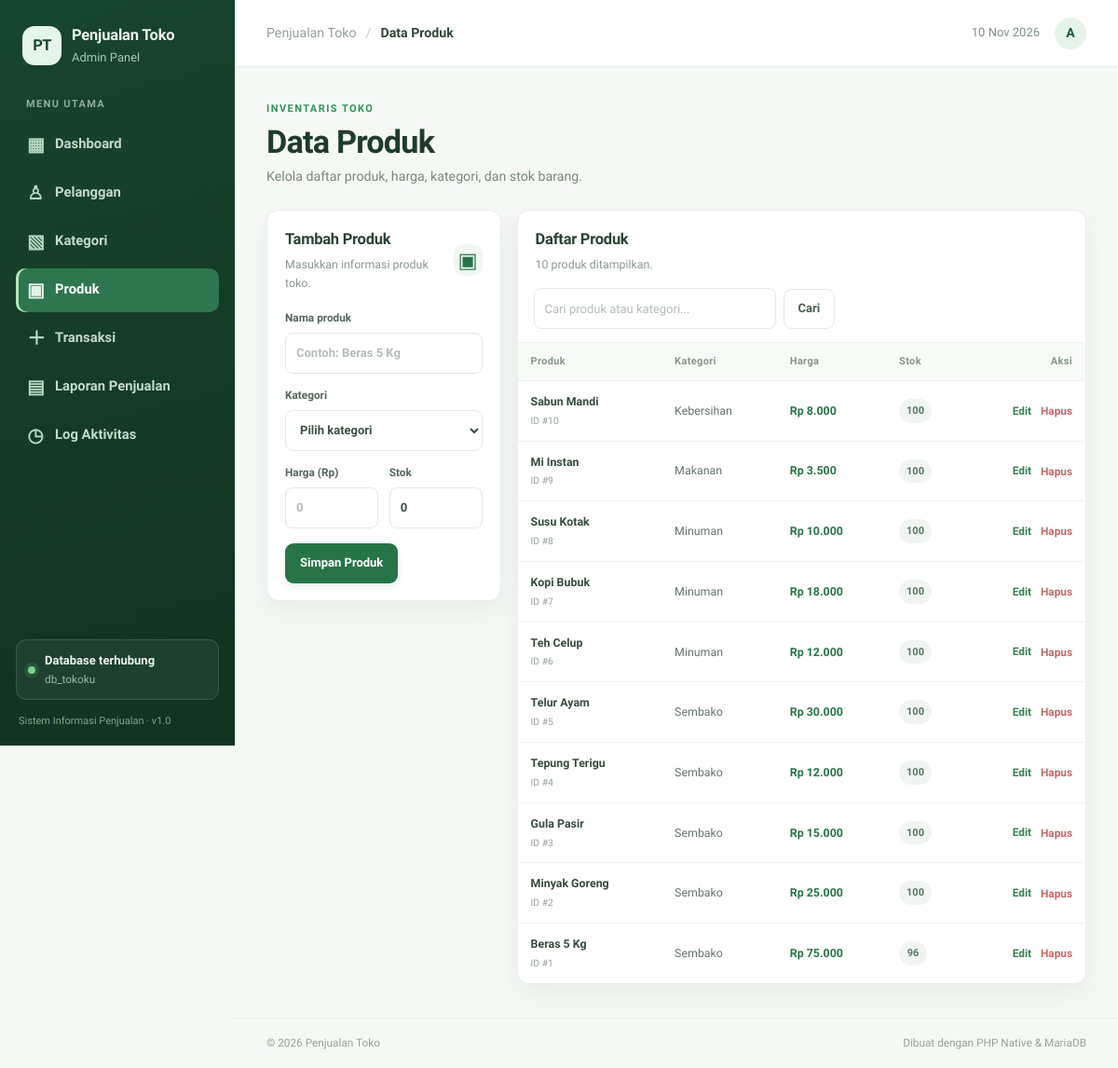
The page /index.php?page=produk on the database its author committed.
### tables this page shows
CREATE TABLE `tbl_produk` (
  `id_produk` int(11) NOT NULL,
  `id_kategori` int(11) NOT NULL,
  `nama_produk` varchar(100) NOT NULL,
  `harga` decimal(12,2) NOT NULL,
  `stok` int(11) NOT NULL DEFAULT 0
);

CREATE TABLE `tbl_kategori` (
  `id_kategori` int(11) NOT NULL,
  `nama_kategori` varchar(100) NOT NULL
);

### index.php (called while the page is built, shortened)
<?php
require __DIR__ . '/includes/helpers.php';
$page = $_GET['page'] ?? 'dashboard';
require __DIR__ . '/includes/header.php';
$pageFile = __DIR__ . '/pages/' . $page . '.php';
require $pageFile;
require __DIR__ . '/includes/footer.php';

### includes/helpers.php (called while the page is built, shortened)
<?php
function e(mixed $value): string
{
    return htmlspecialchars((string)($value ?? ''), ENT_QUOTES, 'UTF-8');
}
function rupiah(mixed $value): string
{
    return 'Rp ' . number_format((float)$value, 0, ',', '.');
}

### pages/produk.php (the view, shortened to what this page needs)
<?php
$editProduct = null;
$categories = $pdo->query('SELECT id_kategori, nama_kategori FROM tbl_kategori ORDER BY nama_kategori')->fetchAll();
$search = trim((string)($_GET['q'] ?? ''));
$sql = 'SELECT p.*, k.nama_kategori FROM tbl_produk p JOIN tbl_kategori k ON k.id_kategori = p.id_kategori';
if ($search !== '') {
    $stmt = $pdo->prepare($sql . ' WHERE p.nama_produk LIKE ? OR k.nama_kategori LIKE ? ORDER BY p.id_produk DESC');
    $term = '%' . $search . '%';
    $stmt->execute([$term, $term]);
    $products = $stmt->fetchAll();
} else {
    $products = $pdo->query($sql . ' ORDER BY p.id_produk DESC')->fetchAll();
}
?>
<section class="page-heading"><div><span class="eyebrow">INVENTARIS TOKO</span><h1>Data Produk</h1><p>Kelola daftar produk, harga, kategori, dan stok barang.</p></div></section>
<section class="content-grid content-grid-form">
    <div class="panel form-panel"><div class="panel-heading"><div><h2><?= $editProduct ? 'Edit Produk' : 'Tambah Produk' ?></h2><p>Masukkan informasi produk toko.</p></div><span class="panel-icon">▣</span></div>
        <?php if (!$categories): ?><div class="notice-box">Buat kategori terlebih dahulu sebelum menambahkan produk.</div><?php else: ?>
        <form method="post" class="stack-form">
            <label>Nama produk<input type="text" name="nama_produk" maxlength="100" value="<?= e($editProduct['nama_produk'] ?? '') ?>" placeholder="Contoh: Beras 5 Kg" required></label>
            <label>Kategori<select name="id_kategori" required><option value="">Pilih kategori</option></select></label>
            <div class="form-row"><label>Harga (Rp)<input type="number" name="harga" min="0" step="0.01" value="<?= e($editProduct['harga'] ?? '') ?>" placeholder="0" required></label><label>Stok<input type="number" name="stok" min="0" step="1" value="<?= e($editProduct['stok'] ?? '0') ?>" required></label></div>
            <div class="form-actions"><button class="button button-primary" type="submit"><?= $editProduct ? 'Simpan Perubahan' : 'Simpan Produk' ?></button></div>
        </form><?php endif; ?>
    </div>
    <div class="panel panel-table"><div class="panel-heading"><div><h2>Daftar Produk</h2><p><?= count($products) ?> produk ditampilkan.</p></div></div>
        <form class="search-form" method="get"><input type="search" name="q" value="<?= e($search) ?>" placeholder="Cari produk atau kategori..."><button class="button button-light" type="submit">Cari</button></form>
        <div class="table-wrap"><table><thead><tr><th>Produk</th><th>Kategori</th><th>Harga</th><th>Stok</th><th class="text-right">Aksi</th></tr></thead><tbody>
        <?php foreach ($products as $product): ?><tr><td><div class="cell-title"><?= e($product['nama_produk']) ?></div><small class="muted">ID #<?= e($product['id_produk']) ?></small></td><td><?= e($product['nama_kategori']) ?></td><td class="amount"><?= e(rupiah($product['harga'])) ?></td><td><span class="stock-pill <?= (int)$product['stok'] <= 5 ? 'stock-low' : '' ?>"><?= number_format((int)$product['stok']) ?></span></td><td class="text-right"><div class="action-group"><a class="action-link" href="index.php?page=produk&edit=<?= e($product['id_produk']) ?>">Edit</a><form method="post" class="inline-form" data-confirm="Hapus produk ini? Produk yang sudah dipakai pada transaksi mungkin tidak dapat dihapus."><input type="hidden" name="csrf_token" value="<?= e(csrf_token()) ?>"><input type="hidden" name="action" value="product_delete"><input type="hidden" name="id_produk" value="<?= e($product['id_produk']) ?>"><button class="action-link danger-link" type="submit">Hapus</button></form></div></td></tr><?php endforeach; ?>
        </tbody></table></div>
    </div>
</section>

### rows shown on the page
tbl_produk: nama_produk "Sabun Mandi", id_produk "10", id_kategori.nama_kategori "Kebersihan", harga "Rp 8.000", stok "100"
tbl_produk: nama_produk "Mi Instan", id_produk "9", id_kategori.nama_kategori "Makanan", harga "Rp 3.500", stok "100"
tbl_produk: nama_produk "Susu Kotak", id_produk "8", id_kategori.nama_kategori "Minuman", harga "Rp 10.000", stok "100"
tbl_produk: nama_produk "Kopi Bubuk", id_produk "7", id_kategori.nama_kategori "Minuman", harga "Rp 18.000", stok "100"
tbl_produk: nama_produk "Teh Celup", id_produk "6", id_kategori.nama_kategori "Minuman", harga "Rp 12.000", stok "100"
tbl_produk: nama_produk "Telur Ayam", id_produk "5", id_kategori.nama_kategori "Sembako", harga "Rp 30.000", stok "100"
tbl_produk: nama_produk "Tepung Terigu", id_produk "4", id_kategori.nama_kategori "Sembako", harga "Rp 12.000", stok "100"
tbl_produk: nama_produk "Gula Pasir", id_produk "3", id_kategori.nama_kategori "Sembako", harga "Rp 15.000", stok "100"
tbl_produk: nama_produk "Minyak Goreng", id_produk "2", id_kategori.nama_kategori "Sembako", harga "Rp 25.000", stok "100"
tbl_produk: nama_produk "Beras 5 Kg", id_produk "1", id_kategori.nama_kategori "Sembako", harga "Rp 75.000", stok "96"

### other values the page prints
$item['icon'] "▦"
$item['label'] "Dashboard"
$item['icon'] "♙"
$item['label'] "Pelanggan"
$item['icon'] "▧"
$item['label'] "Kategori"
$item['icon'] "▣"
$item['label'] "Produk"
$item['icon'] "＋"
$item['label'] "Transaksi"
$item['icon'] "▤"
$item['label'] "Laporan Penjualan"
$item['icon'] "◷"
$item['label'] "Log Aktivitas"
$currentTitle "Data Produk"
